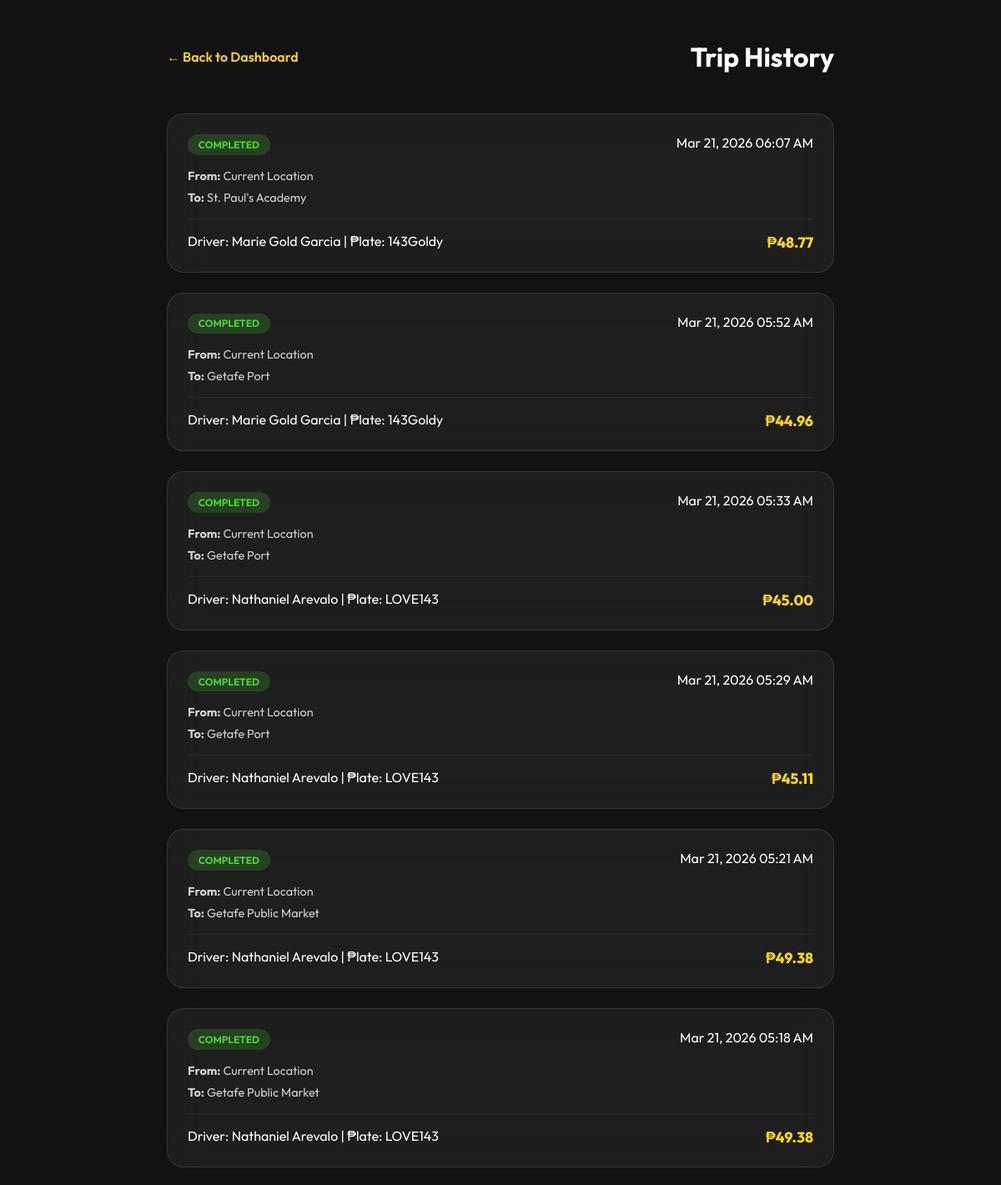
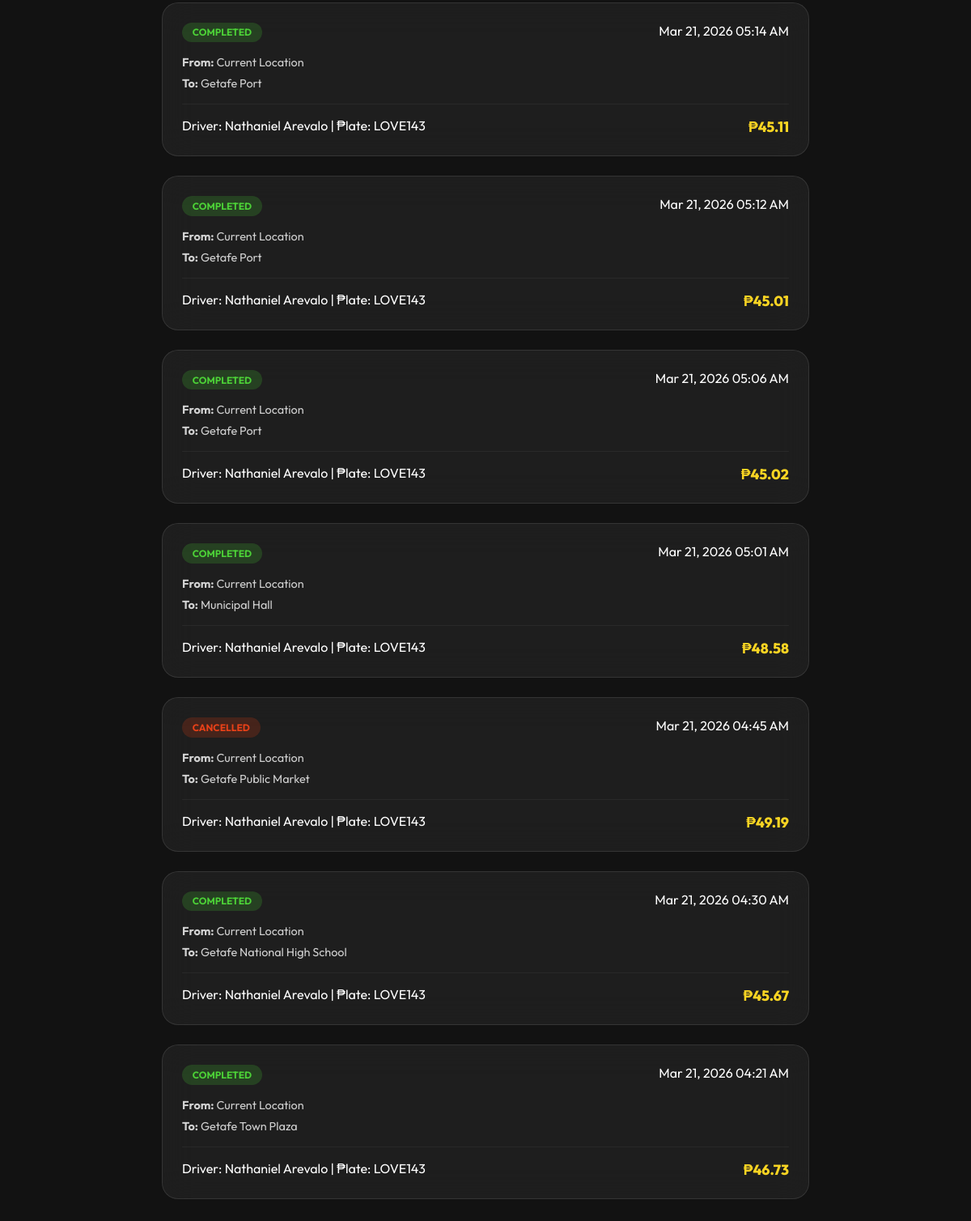
/rider/history.php (signed in), run on the app's committed database (2 pictures, top to bottom).
### tables this page shows
CREATE TABLE `bookings` (
  `id` int(11) NOT NULL,
  `rider_id` int(11) NOT NULL,
  `driver_id` int(11) DEFAULT NULL,
  `status` enum('pending','accepted','in_progress','completed','cancelled') DEFAULT 'pending',
  `pickup_address` text NOT NULL,
  `pickup_lat` decimal(10,8) NOT NULL,
  `pickup_lng` decimal(11,8) NOT NULL,
  `dropoff_address` text NOT NULL,
  `dropoff_lat` decimal(10,8) NOT NULL,
  `dropoff_lng` decimal(11,8) NOT NULL,
  `fare` decimal(10,2) NOT NULL,
  `created_at` timestamp NOT NULL DEFAULT current_timestamp(),
  `accepted_at` timestamp NULL DEFAULT NULL,
  `completed_at` timestamp NULL DEFAULT NULL
);

CREATE TABLE `users` (
  `id` int(11) NOT NULL,
  `name` varchar(255) NOT NULL,
  `email` varchar(255) NOT NULL,
  `phone` varchar(20) NOT NULL,
  `password` varchar(255) NOT NULL,
  `role` enum('rider','driver','admin') NOT NULL,
  `profile_pic` varchar(255) DEFAULT NULL,
  `created_at` timestamp NOT NULL DEFAULT current_timestamp(),
  `is_online` tinyint(1) DEFAULT 0,
  `lat` decimal(10,8) DEFAULT NULL,
  `lng` decimal(11,8) DEFAULT NULL,
  `last_seen` timestamp NOT NULL DEFAULT current_timestamp() ON UPDATE current_timestamp()
);

CREATE TABLE `vehicles` (
  `id` int(11) NOT NULL,
  `driver_id` int(11) NOT NULL,
  `model` varchar(255) NOT NULL,
  `plate_number` varchar(50) NOT NULL,
  `type` enum('car','motorcycle','taxi') NOT NULL
);

### rider/history.php (the view, shortened to what this page needs)
<?php
require_once __DIR__ . '/../../../includes/db.php';
$stmt = $pdo->prepare("SELECT b.*, u.name as driver_name, v.plate_number
                      FROM bookings b
                      LEFT JOIN users u ON b.driver_id = u.id
                      LEFT JOIN vehicles v ON u.id = v.driver_id
                      WHERE b.rider_id = ?
                      ORDER BY b.created_at DESC");
$stmt->execute([$_SESSION['user_id']]);
$history = $stmt->fetchAll();
?>
<!DOCTYPE html>
<html lang="en">
<head>
    <link rel="stylesheet" href="../assets/css/style.css">
</head>
<body class="history-page">
    <div class="container">
        <header>
            <a href="dashboard.php" class="back-btn">← Back to Dashboard</a>
            <h1>Trip History</h1>
        </header>
        <div class="history-list">
            <?php foreach ($history as $trip): ?>
            <div class="history-card glass-card">
                <div class="card-header">
                    <span class="status-badge <?php echo $trip['status']; ?>"><?php echo ucfirst($trip['status']); ?></span>
                    <span class="date"><?php echo date('M d, Y h:i A', strtotime($trip['created_at'])); ?></span>
                </div>
                <div class="trip-info">
                    <p><strong>From:</strong> <?php echo $trip['pickup_address']; ?></p>
                    <p><strong>To:</strong> <?php echo $trip['dropoff_address']; ?></p>
                </div>
                <div class="card-footer">
                    <div class="driver-details">
                        <span class="driver">Driver: <?php echo $trip['driver_name'] ?? 'N/A'; ?></span>
                        <?php if(isset($trip['plate_number'])): ?>
                            <span class="plate"> | ₱late: <?php echo $trip['plate_number']; ?></span>
                        <?php endif; ?>
                    </div>
                    <span class="fare">₱<?php echo number_format($trip['fare'], 2); ?></span>
                </div>
            </div>
            <?php endforeach; ?>
        </div>
    </div>
</body>
</html>

### assets/css/style.css (style rules this page uses)
:root { --primary: #f9d423; --secondary: #ff4e50; --dark: #1a1a1a; --light: #ffffff; --glass: rgba(255, 255, 255, 0.05); --glass-border: rgba(255, 255, 255, 0.1); }
* { margin: 0; padding: 0; box-sizing: border-box; font-family: 'Outfit', sans-serif; }
body { background: #121212; color: var(--light); }
.glass-card { background: var(--glass); backdrop-filter: blur(20px); border: 1px solid var(--glass-border); border-radius: 20px; }

### rider/history.php (style rules this page uses)
body { padding: 3rem 5%; background: #121212; }
.container { max-width: 800px; margin: 0 auto; }
header { display: flex; align-items: center; justify-content: space-between; margin-bottom: 3rem; }
.back-btn { color: var(--primary); text-decoration: none; font-weight: 600; }
.history-list { display: flex; flex-direction: column; gap: 1.5rem; }
.history-card { padding: 1.5rem; }
.card-header { display: flex; justify-content: space-between; margin-bottom: 1rem; }
.status-badge { padding: 0.3rem 0.8rem; border-radius: 20px; font-size: 0.75rem; font-weight: 700; text-transform: uppercase; }
.status-badge.completed { background: rgba(76, 209, 55, 0.2); color: #4cd137; }
.status-badge.cancelled { background: rgba(232, 65, 24, 0.2); color: #e84118; }
.trip-info p { font-size: 0.9rem; margin-bottom: 0.5rem; color: rgba(255,255,255,0.8); }
.card-footer { display: flex; justify-content: space-between; margin-top: 1rem; border-top: 1px solid rgba(255,255,255,0.05); padding-top: 1rem; }
.fare { color: var(--primary); font-weight: 800; font-size: 1.1rem; }

### data on the page
bookings: status "COMPLETED", created_at "Mar 21, 2026 06:07 AM", pickup_address "Current Location", dropoff_address "St. Paul's Academy", driver.name "Marie Gold Garcia", vehicles.plate_number "143Goldy", fare "48.77"
bookings: status "COMPLETED", created_at "Mar 21, 2026 05:52 AM", pickup_address "Current Location", dropoff_address "Getafe Port", driver.name "Marie Gold Garcia", vehicles.plate_number "143Goldy", fare "44.96"
bookings: status "COMPLETED", created_at "Mar 21, 2026 05:33 AM", pickup_address "Current Location", dropoff_address "Getafe Port", driver.name "Nathaniel Arevalo", vehicles.plate_number "LOVE143", fare "45.00"
bookings: status "COMPLETED", created_at "Mar 21, 2026 05:29 AM", pickup_address "Current Location", dropoff_address "Getafe Port", driver.name "Nathaniel Arevalo", vehicles.plate_number "LOVE143", fare "45.11"
bookings: status "COMPLETED", created_at "Mar 21, 2026 05:21 AM", pickup_address "Current Location", dropoff_address "Getafe Public Market", driver.name "Nathaniel Arevalo", vehicles.plate_number "LOVE143", fare "49.38"
bookings: status "COMPLETED", created_at "Mar 21, 2026 05:18 AM", pickup_address "Current Location", dropoff_address "Getafe Public Market", driver.name "Nathaniel Arevalo", vehicles.plate_number "LOVE143", fare "49.38"
bookings: status "COMPLETED", created_at "Mar 21, 2026 05:14 AM", pickup_address "Current Location", dropoff_address "Getafe Port", driver.name "Nathaniel Arevalo", vehicles.plate_number "LOVE143", fare "45.11"
bookings: status "COMPLETED", created_at "Mar 21, 2026 05:12 AM", pickup_address "Current Location", dropoff_address "Getafe Port", driver.name "Nathaniel Arevalo", vehicles.plate_number "LOVE143", fare "45.01"
bookings: status "COMPLETED", created_at "Mar 21, 2026 05:06 AM", pickup_address "Current Location", dropoff_address "Getafe Port", driver.name "Nathaniel Arevalo", vehicles.plate_number "LOVE143", fare "45.02"
bookings: status "COMPLETED", created_at "Mar 21, 2026 05:01 AM", pickup_address "Current Location", dropoff_address "Municipal Hall", driver.name "Nathaniel Arevalo", vehicles.plate_number "LOVE143", fare "48.58"
bookings: status "CANCELLED", created_at "Mar 21, 2026 04:45 AM", pickup_address "Current Location", dropoff_address "Getafe Public Market", driver.name "Nathaniel Arevalo", vehicles.plate_number "LOVE143", fare "49.19"
bookings: status "COMPLETED", created_at "Mar 21, 2026 04:30 AM", pickup_address "Current Location", dropoff_address "Getafe National High School", driver.name "Nathaniel Arevalo", vehicles.plate_number "LOVE143", fare "45.67"
bookings: status "COMPLETED", created_at "Mar 21, 2026 04:21 AM", pickup_address "Current Location", dropoff_address "Getafe Town Plaza", driver.name "Nathaniel Arevalo", vehicles.plate_number "LOVE143", fare "46.73"
